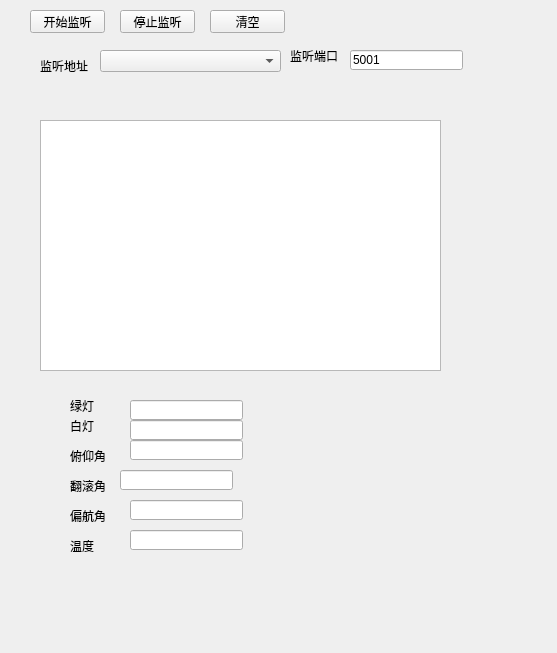
<?xml version="1.0" encoding="UTF-8"?>
<ui version="4.0">
 <class>Widget</class>
 <widget class="QWidget" name="Widget">
  <property name="geometry">
   <rect>
    <x>0</x>
    <y>0</y>
    <width>557</width>
    <height>653</height>
   </rect>
  </property>
  <property name="windowTitle">
   <string>Widget</string>
  </property>
  <widget class="QPushButton" name="bt_start_listen">
   <property name="geometry">
    <rect>
     <x>30</x>
     <y>10</y>
     <width>75</width>
     <height>23</height>
    </rect>
   </property>
   <property name="text">
    <string>开始监听</string>
   </property>
  </widget>
  <widget class="QPushButton" name="bt_stop_listen">
   <property name="geometry">
    <rect>
     <x>120</x>
     <y>10</y>
     <width>75</width>
     <height>23</height>
    </rect>
   </property>
   <property name="text">
    <string>停止监听</string>
   </property>
  </widget>
  <widget class="QPushButton" name="bt_clear_message">
   <property name="geometry">
    <rect>
     <x>210</x>
     <y>10</y>
     <width>75</width>
     <height>23</height>
    </rect>
   </property>
   <property name="text">
    <string>清空</string>
   </property>
  </widget>
  <widget class="QLabel" name="label">
   <property name="geometry">
    <rect>
     <x>40</x>
     <y>60</y>
     <width>54</width>
     <height>12</height>
    </rect>
   </property>
   <property name="text">
    <string>监听地址</string>
   </property>
  </widget>
  <widget class="QComboBox" name="cbx_listen_address">
   <property name="geometry">
    <rect>
     <x>100</x>
     <y>50</y>
     <width>181</width>
     <height>22</height>
    </rect>
   </property>
  </widget>
  <widget class="QLabel" name="label_2">
   <property name="geometry">
    <rect>
     <x>290</x>
     <y>50</y>
     <width>54</width>
     <height>12</height>
    </rect>
   </property>
   <property name="text">
    <string>监听端口</string>
   </property>
  </widget>
  <widget class="QLineEdit" name="let_listen_port">
   <property name="geometry">
    <rect>
     <x>350</x>
     <y>50</y>
     <width>113</width>
     <height>20</height>
    </rect>
   </property>
   <property name="text">
    <string>5001</string>
   </property>
  </widget>
  <widget class="QTextEdit" name="tex_show">
   <property name="geometry">
    <rect>
     <x>40</x>
     <y>120</y>
     <width>401</width>
     <height>251</height>
    </rect>
   </property>
  </widget>
  <widget class="QLabel" name="label_3">
   <property name="geometry">
    <rect>
     <x>70</x>
     <y>400</y>
     <width>54</width>
     <height>12</height>
    </rect>
   </property>
   <property name="text">
    <string>绿灯</string>
   </property>
  </widget>
  <widget class="QLabel" name="label_4">
   <property name="geometry">
    <rect>
     <x>70</x>
     <y>420</y>
     <width>54</width>
     <height>12</height>
    </rect>
   </property>
   <property name="text">
    <string>白灯</string>
   </property>
  </widget>
  <widget class="QLabel" name="label_5">
   <property name="geometry">
    <rect>
     <x>70</x>
     <y>450</y>
     <width>54</width>
     <height>12</height>
    </rect>
   </property>
   <property name="text">
    <string>俯仰角</string>
   </property>
  </widget>
  <widget class="QLabel" name="label_6">
   <property name="geometry">
    <rect>
     <x>70</x>
     <y>480</y>
     <width>54</width>
     <height>12</height>
    </rect>
   </property>
   <property name="text">
    <string>翻滚角</string>
   </property>
  </widget>
  <widget class="QLabel" name="label_7">
   <property name="geometry">
    <rect>
     <x>70</x>
     <y>510</y>
     <width>54</width>
     <height>12</height>
    </rect>
   </property>
   <property name="text">
    <string>偏航角</string>
   </property>
  </widget>
  <widget class="QLabel" name="label_8">
   <property name="geometry">
    <rect>
     <x>70</x>
     <y>540</y>
     <width>54</width>
     <height>12</height>
    </rect>
   </property>
   <property name="text">
    <string>温度</string>
   </property>
  </widget>
  <widget class="QLineEdit" name="led_green_led">
   <property name="geometry">
    <rect>
     <x>130</x>
     <y>400</y>
     <width>113</width>
     <height>20</height>
    </rect>
   </property>
  </widget>
  <widget class="QLineEdit" name="led_white_led">
   <property name="geometry">
    <rect>
     <x>130</x>
     <y>420</y>
     <width>113</width>
     <height>20</height>
    </rect>
   </property>
  </widget>
  <widget class="QLineEdit" name="led_pitch">
   <property name="geometry">
    <rect>
     <x>130</x>
     <y>440</y>
     <width>113</width>
     <height>20</height>
    </rect>
   </property>
  </widget>
  <widget class="QLineEdit" name="led_roll">
   <property name="geometry">
    <rect>
     <x>120</x>
     <y>470</y>
     <width>113</width>
     <height>20</height>
    </rect>
   </property>
  </widget>
  <widget class="QLineEdit" name="led_yaw">
   <property name="geometry">
    <rect>
     <x>130</x>
     <y>500</y>
     <width>113</width>
     <height>20</height>
    </rect>
   </property>
  </widget>
  <widget class="QLineEdit" name="led_temp">
   <property name="geometry">
    <rect>
     <x>130</x>
     <y>530</y>
     <width>113</width>
     <height>20</height>
    </rect>
   </property>
  </widget>
 </widget>
 <resources/>
 <connections/>
</ui>
